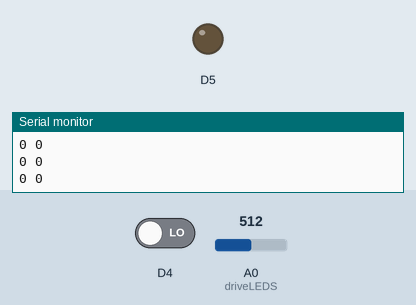
Bench run of a sketch on a simulated ESP8266 (NodeMCU). Shown: output pins drawn as LEDs (lit = HIGH), the last lines printed to the serial monitor. Inputs (shaded band) come from the test bench; at power-on: A0 (driveLEDS) = 512, D4 LOW. Pins used as bus, display or sensor lines are not drawn.

Above: at 1.2 s.
1.3 s: A0 (driveLEDS) set to 418
2.8 s: A0 (driveLEDS) set to 390
At 3.4 s:
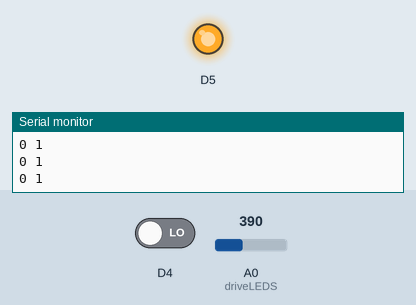
4.3 s: A0 (driveLEDS) set to 410
At 5.5 s:
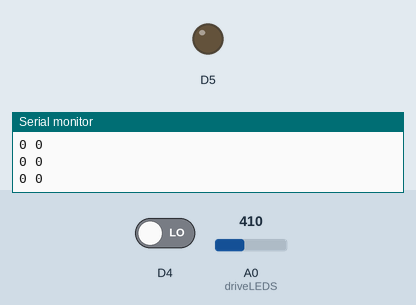
5.8 s: A0 (driveLEDS) set to 306
At 6.7 s:
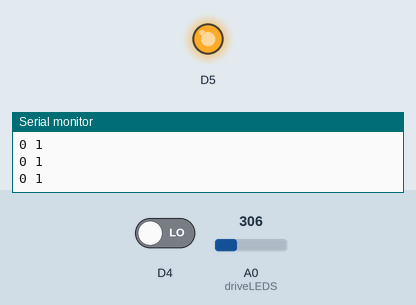
Timing chart, 0 to 8.3 s (numbered marks = the images above; inputs shaded):
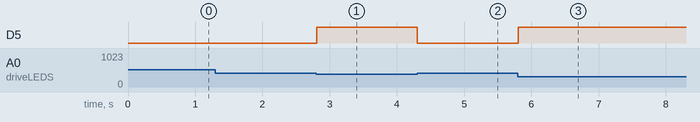

The sketch:

Master_Module.ino
```cpp
#define GAS_SENSOR_GPIO   D1
#define REED_SENSOR_GPIO  D2
#define TARGET_THRESHOLD 400

void initBus(){
  pinMode(GAS_SENSOR_GPIO, OUTPUT);
  pinMode(REED_SENSOR_GPIO, OUTPUT);
  digitalWrite(GAS_SENSOR_GPIO, LOW);
  digitalWrite(REED_SENSOR_GPIO, LOW);
}

void sendSignals(){
  int reed = digitalRead(D4);
  int gas = TARGET_THRESHOLD > analogRead(A0);
  digitalWrite(GAS_SENSOR_GPIO, gas);
  digitalWrite(REED_SENSOR_GPIO, reed);
  Serial.printf("%d %d", reed, gas);
  Serial.println();
}

void setup(){
  initBus();
  pinMode(D5, OUTPUT);
  digitalWrite(D5, LOW);
  Serial.begin(9600);
}

void driveLEDS(){
  if(TARGET_THRESHOLD > analogRead(A0)){
    digitalWrite(D5, HIGH);
  }else{
    digitalWrite(D5, LOW);
  }
}

void loop(){
  driveLEDS();
  sendSignals();
  delay(10);
}
```

Measured:
- the behaviour switches between 400 and 399 on A0 (driveLEDS) (found by bisection; images 0 and 1)
- after the input at 2.8 s, D5: LOW → HIGH at once
- after the input at 4.3 s, D5: HIGH → LOW at once
- after the input at 5.8 s, D5: LOW → HIGH at once
